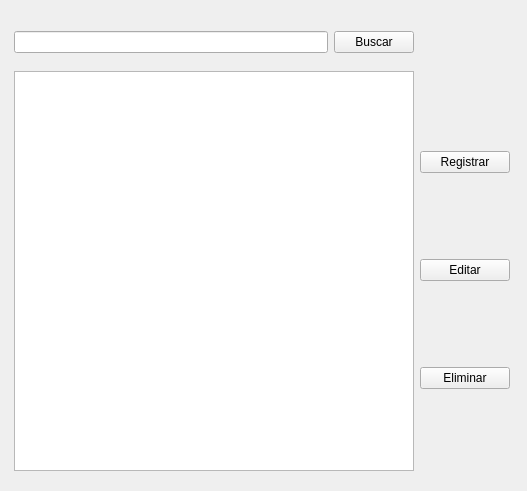
<?xml version="1.0" encoding="UTF-8"?>
<ui version="4.0">
 <class>PacientesForm</class>
 <widget class="QWidget" name="PacientesForm">
  <property name="geometry">
   <rect>
    <x>0</x>
    <y>0</y>
    <width>527</width>
    <height>491</height>
   </rect>
  </property>
  <property name="windowTitle">
   <string>Pacientes</string>
  </property>
  <widget class="QWidget" name="widget" native="true">
   <property name="geometry">
    <rect>
     <x>420</x>
     <y>71</y>
     <width>90</width>
     <height>400</height>
    </rect>
   </property>
   <property name="minimumSize">
    <size>
     <width>90</width>
     <height>400</height>
    </size>
   </property>
   <layout class="QGridLayout" name="gridLayout">
    <item row="0" column="0">
     <widget class="QPushButton" name="btn_registrar">
      <property name="text">
       <string>Registrar</string>
      </property>
     </widget>
    </item>
    <item row="1" column="0">
     <widget class="QPushButton" name="btn_editar">
      <property name="text">
       <string>Editar</string>
      </property>
     </widget>
    </item>
    <item row="2" column="0">
     <widget class="QPushButton" name="btn_eliminar">
      <property name="text">
       <string>Eliminar</string>
      </property>
     </widget>
    </item>
   </layout>
  </widget>
  <widget class="QTableView" name="tblview_pacientes">
   <property name="geometry">
    <rect>
     <x>14</x>
     <y>71</y>
     <width>400</width>
     <height>400</height>
    </rect>
   </property>
   <property name="maximumSize">
    <size>
     <width>565</width>
     <height>440</height>
    </size>
   </property>
  </widget>
  <widget class="QWidget" name="widget_2" native="true">
   <property name="geometry">
    <rect>
     <x>14</x>
     <y>20</y>
     <width>400</width>
     <height>45</height>
    </rect>
   </property>
   <property name="minimumSize">
    <size>
     <width>400</width>
     <height>0</height>
    </size>
   </property>
   <layout class="QHBoxLayout" name="horizontalLayout">
    <item>
     <widget class="QLineEdit" name="ledit_buscar"/>
    </item>
    <item>
     <widget class="QPushButton" name="btn_buscar">
      <property name="text">
       <string>Buscar</string>
      </property>
     </widget>
    </item>
   </layout>
  </widget>
 </widget>
 <resources/>
 <connections/>
</ui>
